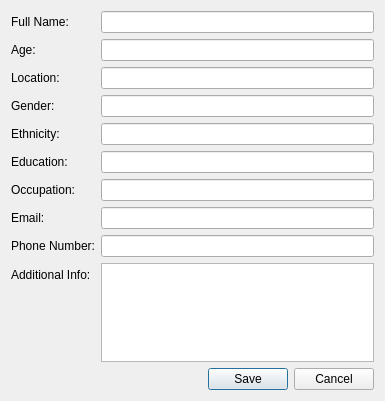
<?xml version="1.0" encoding="UTF-8"?>
<ui version="4.0">
 <class>ContactEdit</class>
 <widget class="QDialog" name="ContactEdit">
  <property name="geometry">
   <rect>
    <x>0</x>
    <y>0</y>
    <width>385</width>
    <height>401</height>
   </rect>
  </property>
  <property name="windowTitle">
   <string>Dialog</string>
  </property>
  <layout class="QVBoxLayout" name="verticalLayout">
   <item>
    <layout class="QFormLayout" name="formLayout">
     <item row="0" column="0">
      <widget class="QLabel" name="label_name">
       <property name="text">
        <string>Full Name:</string>
       </property>
      </widget>
     </item>
     <item row="0" column="1">
      <widget class="QLineEdit" name="lineEdit_name"/>
     </item>
     <item row="1" column="0">
      <widget class="QLabel" name="label_age">
       <property name="text">
        <string>Age:</string>
       </property>
      </widget>
     </item>
     <item row="1" column="1">
      <widget class="QLineEdit" name="lineEdit_age"/>
     </item>
     <item row="2" column="0">
      <widget class="QLabel" name="label_location">
       <property name="text">
        <string>Location:</string>
       </property>
      </widget>
     </item>
     <item row="2" column="1">
      <widget class="QLineEdit" name="lineEdit_location"/>
     </item>
     <item row="3" column="0">
      <widget class="QLabel" name="label_gender">
       <property name="text">
        <string>Gender:</string>
       </property>
      </widget>
     </item>
     <item row="3" column="1">
      <widget class="QLineEdit" name="lineEdit_gender"/>
     </item>
     <item row="4" column="0">
      <widget class="QLabel" name="label_ethnicity">
       <property name="text">
        <string>Ethnicity:</string>
       </property>
      </widget>
     </item>
     <item row="4" column="1">
      <widget class="QLineEdit" name="lineEdit_ethnicity"/>
     </item>
     <item row="5" column="0">
      <widget class="QLabel" name="label_education">
       <property name="text">
        <string>Education:</string>
       </property>
      </widget>
     </item>
     <item row="5" column="1">
      <widget class="QLineEdit" name="lineEdit_education"/>
     </item>
     <item row="6" column="0">
      <widget class="QLabel" name="label_occupation">
       <property name="text">
        <string>Occupation:</string>
       </property>
      </widget>
     </item>
     <item row="6" column="1">
      <widget class="QLineEdit" name="lineEdit_occupation"/>
     </item>
     <item row="7" column="0">
      <widget class="QLabel" name="label_email">
       <property name="text">
        <string>Email:</string>
       </property>
      </widget>
     </item>
     <item row="7" column="1">
      <widget class="QLineEdit" name="lineEdit_email"/>
     </item>
     <item row="8" column="0">
      <widget class="QLabel" name="label_phone">
       <property name="text">
        <string>Phone Number:</string>
       </property>
      </widget>
     </item>
     <item row="8" column="1">
      <widget class="QLineEdit" name="lineEdit_phone"/>
     </item>
     <item row="9" column="0">
      <widget class="QLabel" name="label_info">
       <property name="text">
        <string>Additional Info:</string>
       </property>
      </widget>
     </item>
     <item row="9" column="1">
      <widget class="QPlainTextEdit" name="plainTextEdit_info"/>
     </item>
    </layout>
   </item>
   <item>
    <widget class="QDialogButtonBox" name="buttonBox">
     <property name="orientation">
      <enum>Qt::Horizontal</enum>
     </property>
     <property name="standardButtons">
      <set>QDialogButtonBox::Cancel|QDialogButtonBox::Save</set>
     </property>
    </widget>
   </item>
  </layout>
 </widget>
 <resources/>
 <connections>
  <connection>
   <sender>buttonBox</sender>
   <signal>accepted()</signal>
   <receiver>ContactEdit</receiver>
   <slot>accept()</slot>
   <hints>
    <hint type="sourcelabel">
     <x>248</x>
     <y>254</y>
    </hint>
    <hint type="destinationlabel">
     <x>157</x>
     <y>274</y>
    </hint>
   </hints>
  </connection>
  <connection>
   <sender>buttonBox</sender>
   <signal>rejected()</signal>
   <receiver>ContactEdit</receiver>
   <slot>reject()</slot>
   <hints>
    <hint type="sourcelabel">
     <x>316</x>
     <y>260</y>
    </hint>
    <hint type="destinationlabel">
     <x>286</x>
     <y>274</y>
    </hint>
   </hints>
  </connection>
 </connections>
</ui>
